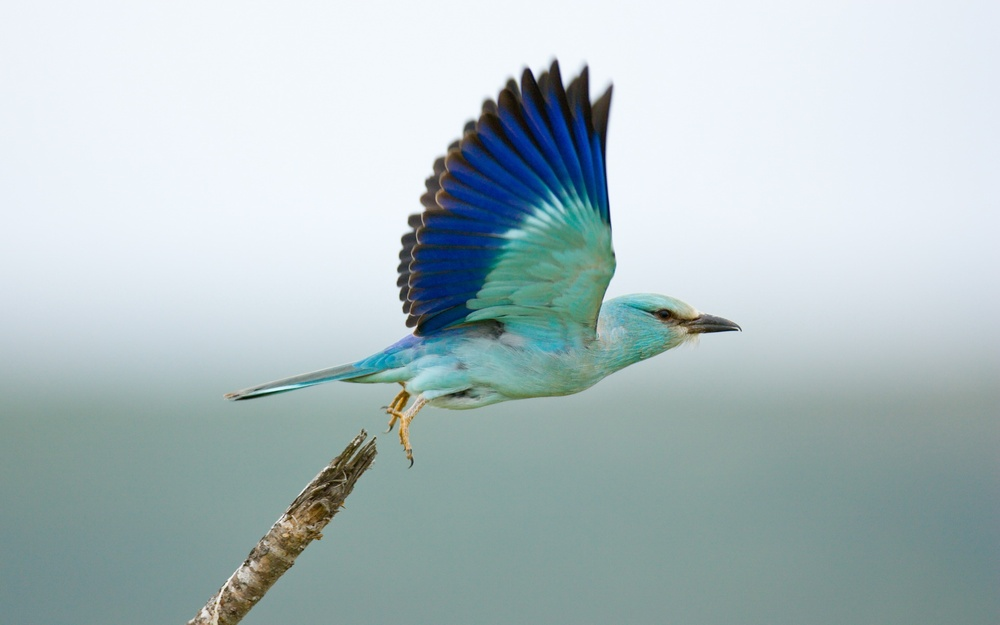
#> input picture Cau1/img/Anh_Dong_Vat.jpg, 1000 x 625 px, shrunk from 1920 x 1200 before the run
$ jupyter execute Exercise3.ipynb
#> lines starting #> are read from the running program, lines starting #| are printed output that depends on the picture; long printed decimals are rounded
# Bài 1: So sánh và phân tích các bộ lọc làm mờ

[cell 1]
# Khai báo thư viện cần thiết
import cv2
import numpy as np
import matplotlib.pyplot as plt
from skimage.metrics import peak_signal_noise_ratio as psnr
from skimage.metrics import structural_similarity as ssim

[cell 2]
# Thêm nhiễu
def add_salt_pepper(img, prob=0.02):
    noisy = img.copy()
    rnd = np.random.rand(*img.shape)
    noisy[rnd < (prob / 2)] = 0        # Pepper (đen)
    noisy[rnd > 1 - (prob / 2)] = 255  # Salt (trắng)
    return noisy

def add_gaussian_noise(img, mean=0, sigma=25):
    noise = np.random.normal(mean, sigma, img.shape)
    noisy = img + noise
    noisy = np.clip(noisy, 0, 255).astype(np.uint8)
    return noisy

[cell 3]
# Các bộ lọc làm mờ
def mean_filter(image, ksize=31):
    return cv2.blur(image, (ksize, ksize))

def gaussian_filter(image, ksize=31, sigma=30):
    return cv2.GaussianBlur(image, (ksize, ksize), sigma)

def median_filter(image, ksize=31):
    return cv2.medianBlur(image, ksize)

def bilateral_filter(image, d=15, sigmaColor=30, sigmaSpace=30):
    return cv2.bilateralFilter(image, d, sigmaColor, sigmaSpace)

[cell 4]
# Đánh giá chất lượng bằng psnr & ssim
def evaluate_filters(original, noisy, filtered):
    psnr_noisy = psnr(original, noisy, data_range=255)
    ssim_noisy = ssim(original, noisy, channel_axis=2, data_range=255)

    psnr_filtered = psnr(original, filtered, data_range=255)
    ssim_filtered = ssim(original, filtered, channel_axis=2, data_range=255)

    return {
        "PSNR (noisy)": psnr_noisy,
        "SSIM (noisy)": ssim_noisy,
        "PSNR (filtered)": psnr_filtered,
        "SSIM (filtered)": ssim_filtered
    }

[cell 5]
# Hiển thị histogram
def show_results(original, noisy, filtered, title):
    plt.figure(figsize=(12,6))

    # Hiển thị ảnh
    for i, (img, name) in enumerate(zip([original, noisy, filtered],
                                        ["Original", "Noisy", "Filtered"])):
        plt.subplot(2,3,i+1)
        plt.imshow(img)
        plt.title(name)
        plt.axis("off")

    # Hiển thị histogram
    for i, (img, name) in enumerate(zip([original, noisy, filtered],
                                        ["Original", "Noisy", "Filtered"])):
        plt.subplot(2,3,i+4)
        plt.hist(img.ravel(), bins=256, range=[0,256], color='gray')
        plt.title(f"{name} Histogram")

    plt.suptitle(title)
    plt.tight_layout()
    plt.show()

[cell 6]
# Test
def test_filters(image_path):
#> called with image_path = 'img/Anh_Dong_Vat.jpg'
    original = cv2.imread(image_path)
#> original is the input picture: shape (625, 1000, 3); mean B, G, R 194.1, 191.3, 174.8
    original = cv2.cvtColor(original, cv2.COLOR_BGR2RGB)

    # Thêm nhiễu
    noise = np.random.normal(0, 25, original.shape)
    noise_img = original + noise
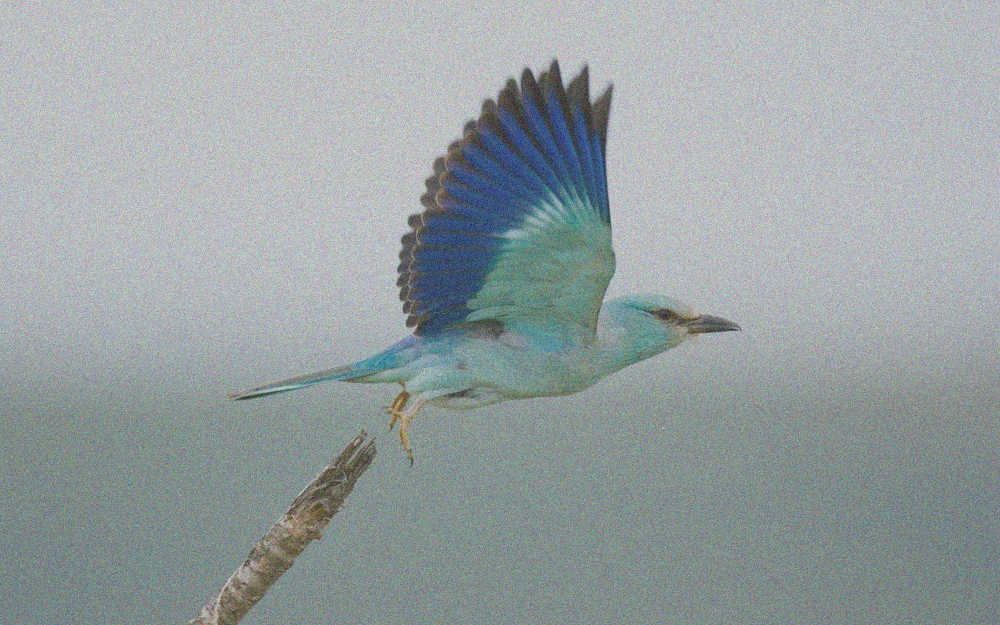
#> noise_img: shape (625, 1000, 3) float64; mean R, G, B 174.8, 191.3, 194.2; drawn with min black and max white
    noisy_gauss = np.clip(noise_img, 0, 255).astype(np.uint8)
    noisy_sp = add_salt_pepper(original)
#> in add_salt_pepper, `noisy[rnd > 1 - (prob / 2)] = 255`:
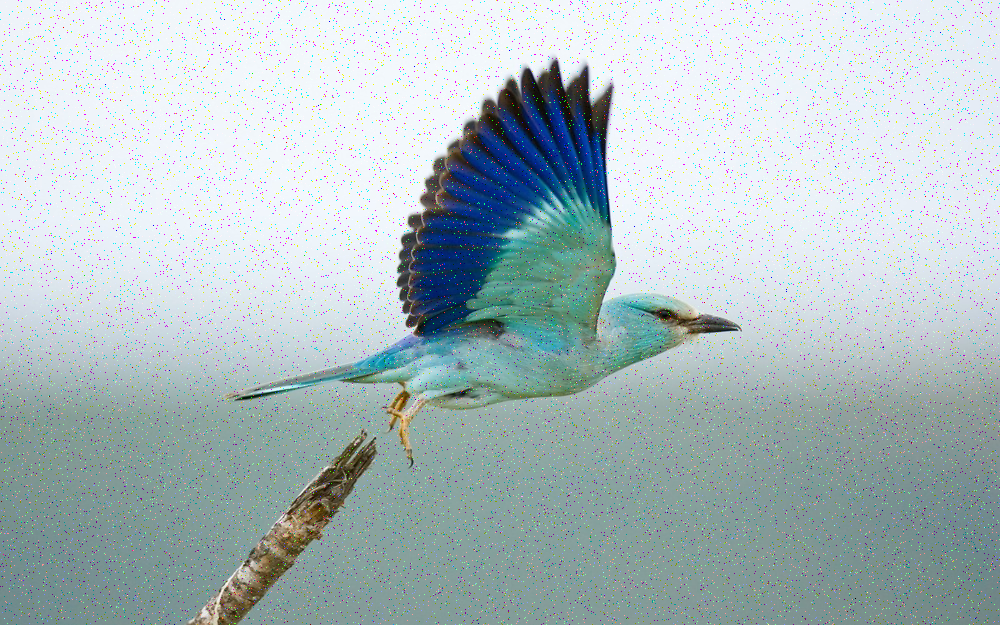
#> noisy: shape (625, 1000, 3); mean R, G, B 173.9, 190, 192.8

    filters = {
        "Mean": mean_filter,
        "Gaussian": gaussian_filter,
        "Median": median_filter,
        "Bilateral": bilateral_filter
    }

    # Gaussian Noise
    print("Gaussian Noise")
    for name, f in filters.items():
        filtered = f(noisy_gauss)
        metrics = evaluate_filters(original, noisy_gauss, filtered)
        print(f"{name}")
        print(f"{metrics}")
        show_results(original, noisy_gauss, filtered, f"{name} - Gaussian Noise")
#> this loop made 4 passes
#> (psnr_filtered in evaluate_filters, ssim_filtered in evaluate_filters) on passes 1 to 4: (25.27, 0.884), (25.37, 0.885), (26.5, 0.895), (24.92, 0.335)
#| {'PSNR (noisy)': 21.012, 'SSIM (noisy)': 0.1694, 'PSNR (filtered)': 25.273, 'SSIM (filtered)': 0.8845}
#| {'PSNR (noisy)': 21.012, 'SSIM (noisy)': 0.1694, 'PSNR (filtered)': 25.367, 'SSIM (filtered)': 0.8853}
#| {'PSNR (noisy)': 21.012, 'SSIM (noisy)': 0.1694, 'PSNR (filtered)': 26.502, 'SSIM (filtered)': 0.8949}
#| {'PSNR (noisy)': 21.012, 'SSIM (noisy)': 0.1694, 'PSNR (filtered)': 24.918, 'SSIM (filtered)': 0.3348}
#> pass 1, in test_filters, `filtered = f(noisy_gauss)`:
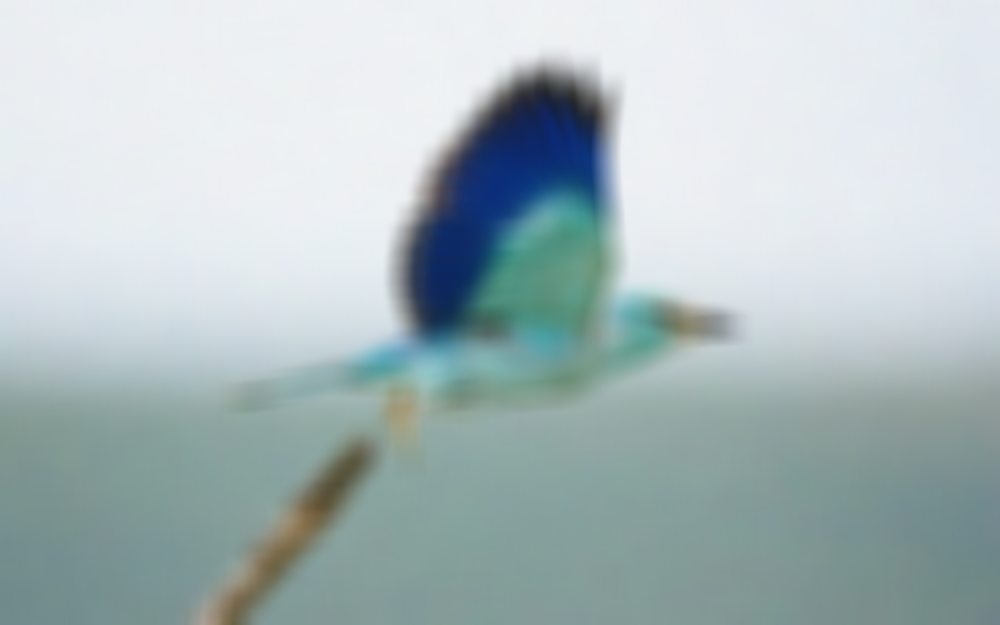
#> filtered: shape (625, 1000, 3); mean R, G, B 173.2, 188.7, 190.7
#> pass 1, in show_results, `plt.show()`:
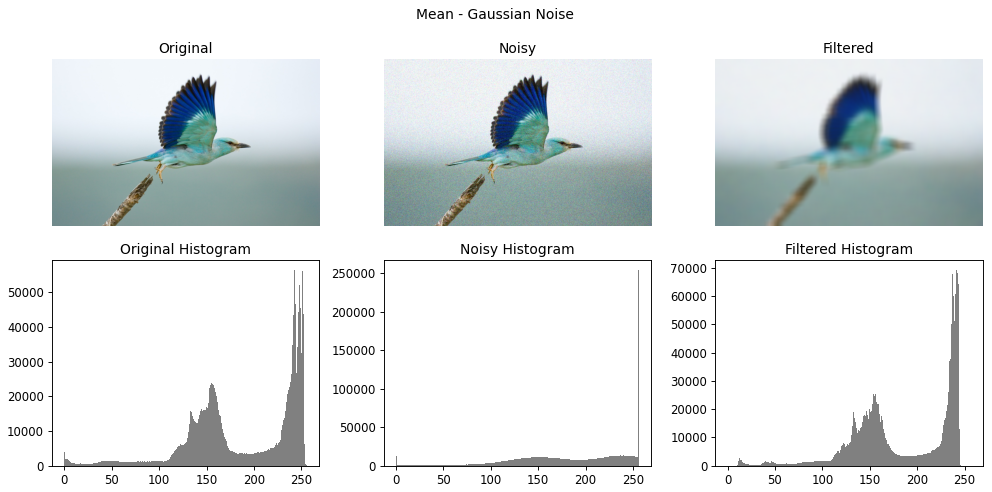
#> figure drawn by matplotlib, 6 panels; panel 4: tallest bar 56372 high, from x = 242 to 243; panel 5: tallest bar 253710 high, from x = 255 to 256; panel 6: tallest bar 69192 high, from x = 241 to 242
#> pass 3, in test_filters, `filtered = f(noisy_gauss)`:
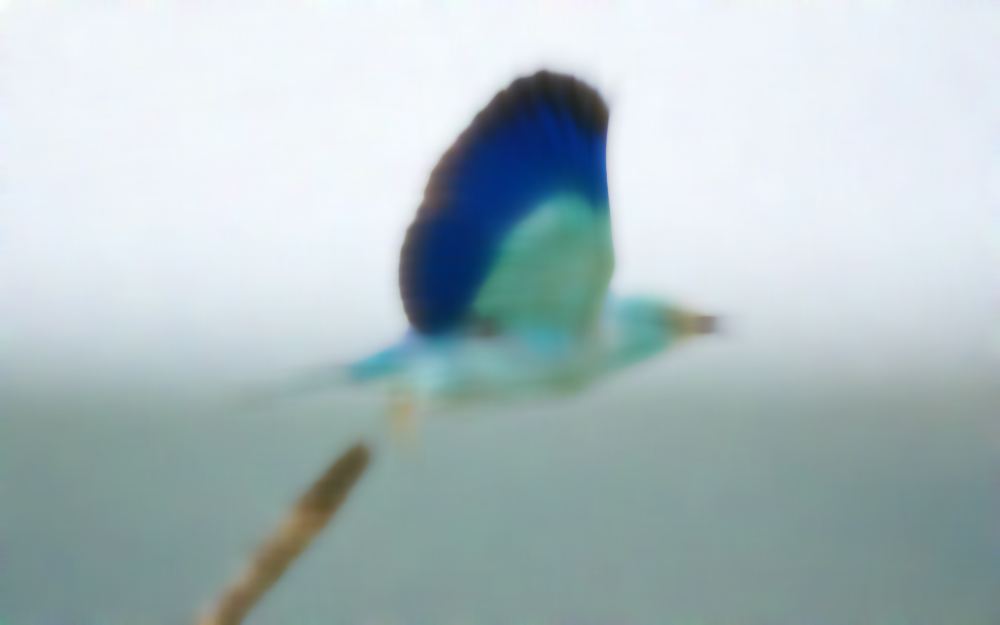
#> filtered: shape (625, 1000, 3); mean R, G, B 174.5, 191.1, 194.2

    # Salt & Pepper Noise
    print("Salt & Pepper Noise")
    for name, f in filters.items():
        filtered = f(noisy_sp)
        metrics = evaluate_filters(original, noisy_sp, filtered)
        print(name, metrics)
        show_results(original, noisy_sp, filtered, f"{name} - Salt & Pepper Noise")
#> this loop made 4 passes
#> (psnr_filtered in evaluate_filters, ssim_filtered in evaluate_filters) on passes 1 to 4: (25.59, 0.886), (25.69, 0.887), (26.52, 0.905), (21.56, 0.568)
#| Mean {'PSNR (noisy)': 21.472, 'SSIM (noisy)': 0.5563, 'PSNR (filtered)': 25.588, 'SSIM (filtered)': 0.8857}
#| Gaussian {'PSNR (noisy)': 21.472, 'SSIM (noisy)': 0.5563, 'PSNR (filtered)': 25.689, 'SSIM (filtered)': 0.8865}
#| Median {'PSNR (noisy)': 21.472, 'SSIM (noisy)': 0.5563, 'PSNR (filtered)': 26.516, 'SSIM (filtered)': 0.9055}
#| Bilateral {'PSNR (noisy)': 21.472, 'SSIM (noisy)': 0.5563, 'PSNR (filtered)': 21.563, 'SSIM (filtered)': 0.5684}
#> pass 1, in show_results (call 5), `plt.show()`:
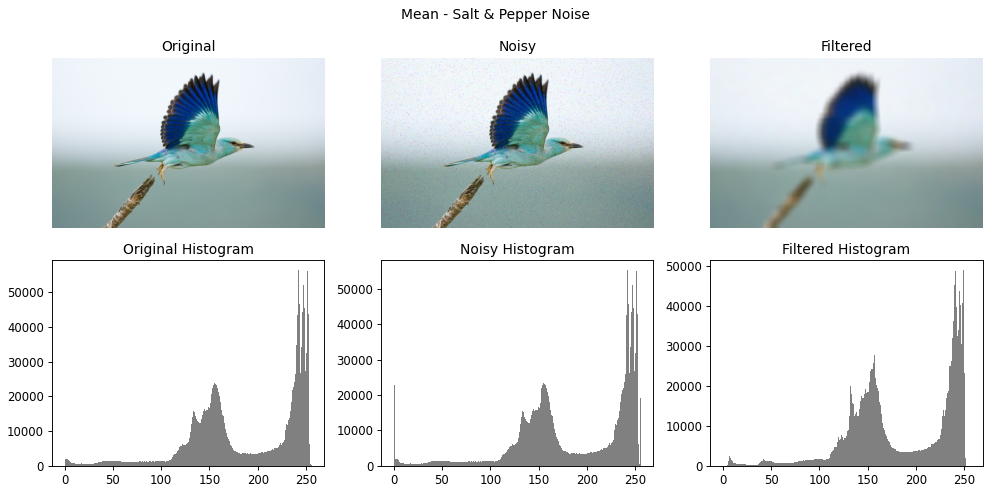
#> figure drawn by matplotlib, 6 panels; panel 4: tallest bar 56372 high, from x = 242 to 243; panel 5: tallest bar 55225 high, from x = 242 to 243; panel 6: tallest bar 48967 high, from x = 249 to 250


test_filters("img/Anh_Dong_Vat.jpg")
